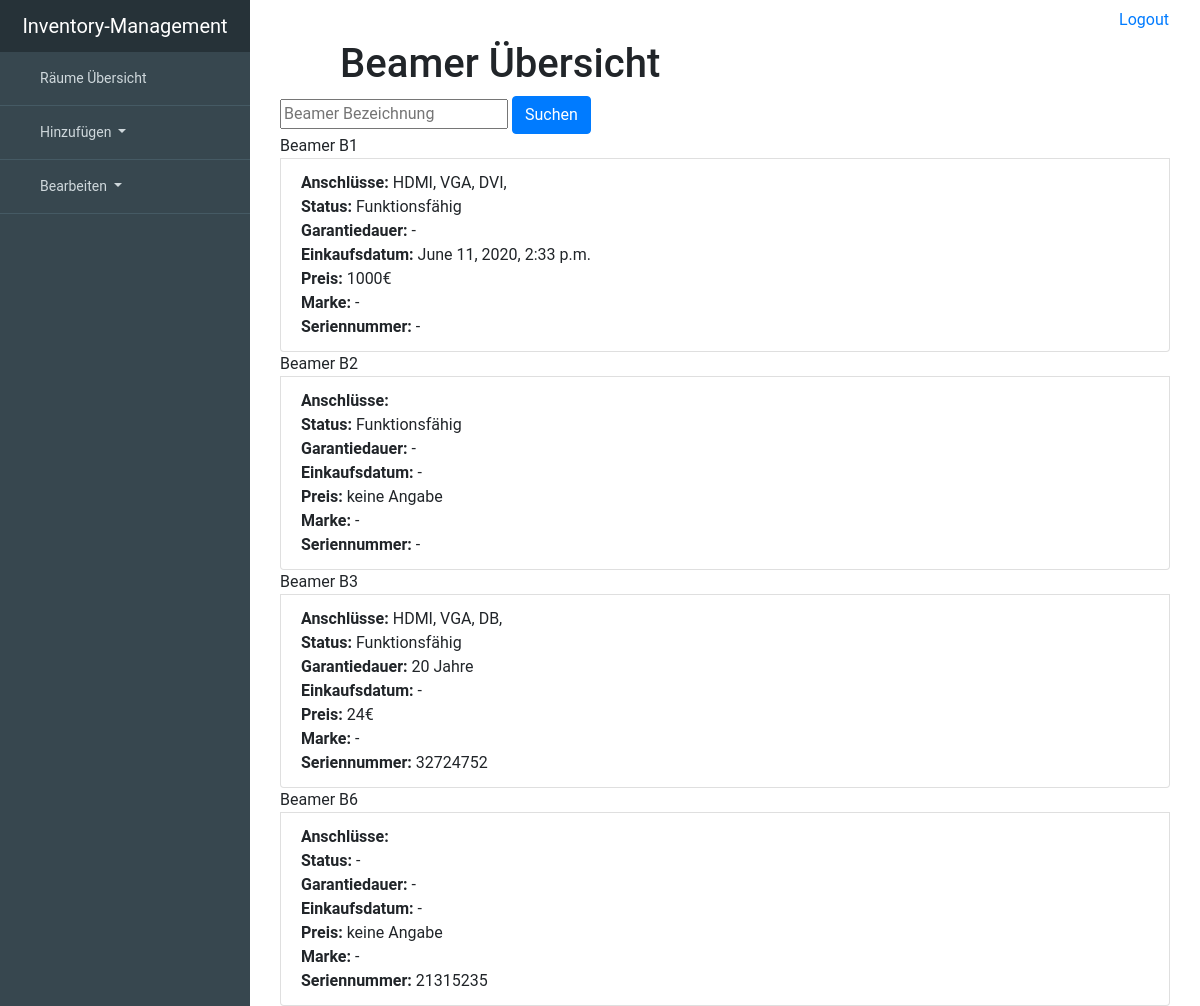
Page /beamer/all on the earlier database version.
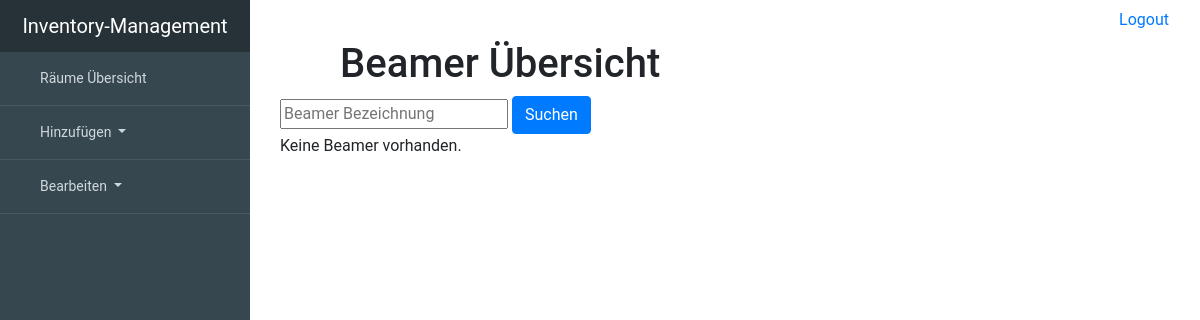
Same page on the later database version.
### inventory_managementsentials/models.py (models this page shows, shortened)
class Device(models.Model):
    room = models.ForeignKey('Room', null=True, blank=True, on_delete=models.SET_NULL)
    description = models.CharField(max_length=99, unique=True, primary_key=True)
    working = 'working'
    broken = 'broken'
    status_choice = [(working, "working"), (broken, "broken")]
    status = models.CharField(choices=status_choice, max_length=7, blank=True, null=True)
    serialnumber = models.CharField(max_length=99, blank=True, null=True)
    warranty_period = models.IntegerField(blank=True, null=True)
    date_of_purchase = models.DateTimeField(blank=True, null=True)
    price = models.IntegerField(blank=True, null=True)
    brand = models.ForeignKey(Brand, on_delete=models.SET_NULL, blank=True, null=True)
    class Meta:
        abstract = True

class Beamer(Device):
    HDMI = models.BooleanField(blank=True, null=True)
    VGA = models.BooleanField(blank=True, null=True)
    DVI = models.BooleanField(blank=True, null=True)
    DB = models.BooleanField(blank=True, null=True)
    USBTypeC = models.BooleanField(blank=True, null=True)
    class Meta:
        verbose_name = "Beamer"
        verbose_name_plural = "Beamers"

### inventory_managementsentials/views.py (the view)
# urls.py: url(r'^beamer/all$', views.BeamerView.as_view(), name='BeamerView'),
class BeamerView(generic.ListView):
    template_name = 'inventory_managementsentials/all/all_beamers.html'
    context_object_name = 'beamer_list'
    def get_queryset(self):
        filter_description = self.request.GET.get('beamer_description', None)
        if filter_description is not None:
            return Beamer.objects.filter(description__icontains=filter_description)
        else:
            return Beamer.objects.order_by('description')

### inventory_managementsentials/templates/inventory_managementsentials/all/all_beamers.html (shortened to what this page needs)
{% extends "inventory_managementsentials/base.html" %}
{% block content %}
    <div class="container">
        <header>
            <div class="editor-indent" style="margin-left: 20px; padding: 0 0 0 40px; margin-right: 50px">
                <div class="inner">
                    <h1>Beamer Übersicht </h1>
                </div>
            </div>
        </header>
        <form method="GET" action="/beamer/all">
                <input type="text" name="beamer_description" placeholder="Beamer Bezeichnung">
                <button type="submit" class="btn btn-primary">Suchen</button>
            </form>
        <div class="whatever_else_you_need">
            {% if beamer_list %}
                {% for beamer in beamer_list %}
                    <div class="list-group">
                        <a class="list-group-itemlist-group-item-action active">Beamer {{ beamer.description }}</a>
                        <a class="list-group-item list-group-item-action"><strong>Anschlüsse:</strong>
                            {% if beamer.HDMI %}HDMI,{% endif %}
                            {% if beamer.VGA %}VGA,{% endif %}
                            {% if beamer.DVI %}DVI,{% endif %}
                            {% if beamer.DB %}DB,{% endif %}
                            {% if beamer.USBTypeC %}USBTypeC,{% endif %}<br>
                            <strong>Status:</strong>
                        {% if beamer.status == 'working' %}
                            Funktionsfähig
                        {% elif beamer.status == 'broken' %}
                            <strong>Defekt</strong>
                        {% else %}
                            -
                        {% endif %}<br>
                            <strong>Garantiedauer:</strong>
                        {% if beamer.warranty_period %}
                            {{ beamer.warranty_period }} Jahre
                        {% else %}
                            -
                        {% endif %}
                        <br>
                            <strong>Einkaufsdatum:</strong> {{ beamer.date_of_purchase|default_if_none:'-' }}<br>
                            <strong>Preis:</strong>
                        {% if beamer.price %}
                            {{ beamer.price}}€
                        {% else %}
                            keine Angabe
                        {% endif %}
                        <br>
                            <strong>Marke:</strong> {{ beamer.brand|default_if_none:'-'}}<br>
                            <strong>Seriennummer: </strong> {{ beamer.serialnumber|default_if_none:'-'}}<br>
                        </a>
                    </div>
                {% endfor %}
        </div>
            {% else %}
                <p>Keine Beamer vorhanden.</p>
            {% endif %}
    </div>
{% endblock %}

Differences in the rows shown:
removed Beamer: description "B1", HDMI "HDMI,", VGA "VGA,", DVI "DVI,", status "Funktionsfähig", date_of_purchase "June 11, 2020, 2:33 p.m.", price "1000", brand "-", serialnumber "-"
removed Beamer: description "B2", status "Funktionsfähig", date_of_purchase "-", shows "keine Angabe", brand "-", serialnumber "-"
removed Beamer: description "B3", HDMI "HDMI,", VGA "VGA,", DB "DB,", status "Funktionsfähig", warranty_period "20", date_of_purchase "-", price "24", brand "-", serialnumber "32724752"
removed Beamer: description "B6", date_of_purchase "-", shows "keine Angabe", brand "-", serialnumber "21315235"
Other differences:
text now shown: "Keine Beamer vorhanden."
